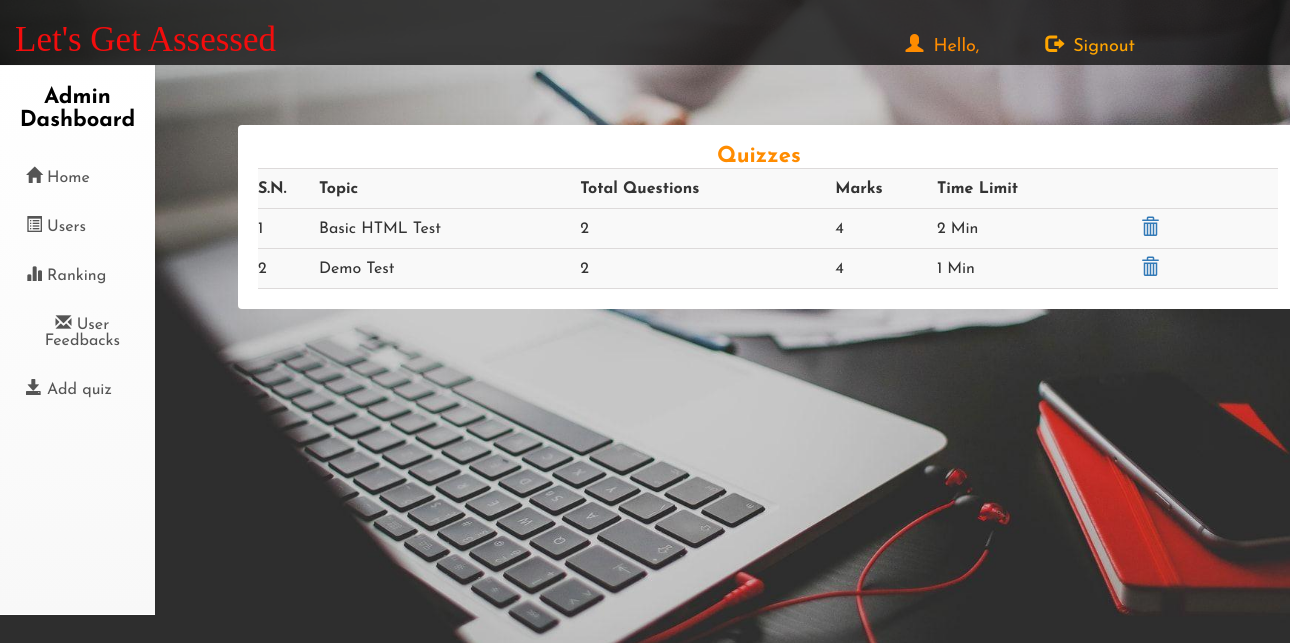
Page /adminpage.php (signed in) on the committed database.
### tables this page shows
CREATE TABLE `quiz` (
  `qid` varchar(15) NOT NULL,
  `topic` varchar(30) NOT NULL,
  `total que` int(5) NOT NULL,
  `marks` float NOT NULL,
  `time limit` int(30) NOT NULL,
  `Des` varchar(50) NOT NULL
);

### adminpage.php (the view, shortened to what this page needs)
<?php
$q=1;
?>
<?php
    include "dbconnection.php";
    $email=$_SESSION['email'];
    $password=$_SESSION['password'];
    $sql="SELECT `name` FROM `admin` WHERE `email` LIKE '$email' AND `password` LIKE '$password'";
    $result=$conn->query($sql);
    $name = $result->fetch_assoc()
?>
<!DOCTYPE html>
<html lang="en">
<head>
    <link rel="stylesheet" href="javascript and css/account.css">
    <link rel="stylesheet" href="https://maxcdn.bootstrapcdn.com/bootstrap/3.3.7/css/bootstrap.min.css">
</head>
<body style="background-image: url(images/bg2.jpg); background-repeat: no-repeat; background-attachment:fixed; background-size:cover;">
    <header>
        <span class="logo">Let's Get Assessed</span>
        <div class="nav">
            <span class="hello"><i class="glyphicon glyphicon-user" style="padding: 10px;"></i>Hello, <?php echo $name['name']; ?></span>
            <a href="index.php" style="color: orange; text-decoration: none;"><i class="glyphicon glyphicon-log-out" style="padding: 10px;"></i>Signout</a>
        </div>
    </header>
    <form class="dashboard" method="post">
        <ul>
            <li style="font-weight: 700;" class="title">Admin Dashboard</li>
            <li><button type="submit"defaultfocus class="btn2" name="button1" value="button1"><i class="glyphicon glyphicon-home"></i> Home</button></li>
            <li><button type="submit" class="btn2" name="button2" value="button2"><i class="glyphicon glyphicon-list-alt" data-toggle=""></i> Users</button></li>
            <li><button type="submit" class="btn2" name="button3" value="button3"><i class="glyphicon glyphicon-stats"></i> Ranking</button></li>
            <li><button type="submit" class="btn2" name="button4" value="button4"><i class="glyphicon glyphicon-envelope"></i> User Feedbacks</button></li>
            <li><button type="submit" class="btn2" name="button5" value="button5"><i class="glyphicon glyphicon-save"></i> Add quiz</button></li>
        </ul>
    </form>
    <div class="form">
       <?php if($q==1){?>
       <div class="formbox" id="test">
           <span class='head'>Quizzes</span>
           <table>
               <tr>
                   <th>S.N.</th>
                   <th>Topic</th>
                   <th>Total Questions</th>
                   <th>Marks</th>
                   <th>Time Limit</th>
                   <th></th>
               </tr>
               <?php
               include "dbconnection.php";
               $sql="SELECT * FROM quiz";
               $result=$conn->query($sql);
               $c=0;
               if ($result->num_rows > 0) {
                   while($row = $result->fetch_assoc()) {
                    $c++;
                ?>
                   <tr>
                      <td><?php echo $c?></td>
                      <td><?php echo $row['topic']; ?></td>
                      <td><?php echo $row['total que']; ?></td>
                      <td><?php echo $row['marks']; ?></td>
                      <td><?php echo $row['time limit']; ?> Min</td>
                      <td><a title="Remove Quiz" href="delete.php?qid=<?php echo $row['qid']?>"><i class="glyphicon glyphicon-trash"></i></a></td>
                  </tr>
                <?php
                } }
                ?>
           </table>
       </div>
       <?php } ?>
     </div>
</body>
</html>

### account.css (style rules this page uses)
* { margin: 0; border: 0; }
body { background-repeat: no-repeat; background-size:auto; width: auto; height: auto; height: 505px; overflow: auto; }
header { background-color: rgba(15, 15, 15, 0.781); height:65px; width: 100%; padding-bottom: 20px; }
.logo { display: inline-block; margin-top: 20px; font-family:'typo'; font-size:35px; color:rgb(243,13,13); margin:15px; }
.nav { display: inline-block; margin-left:45%; font: 18px 'Josefin Sans'; color:darkorange; }
.hello { margin: 20px; font-size: 18px; }
a { font: 18px 'Josefin Sans'; background:transparent; padding:5px 10px; top: 0; text-align: center; margin: 0px 20px; cursor: pointer; }
.dashboard { display: inline-block; margin: 0; padding:20px 0px; background-image: linear-gradient(to bottom,#fff 0,#f8f8f8 100%); width:12%; position: relative; height: 109%; border: 1px solid transparent; box-shadow: inset 0 1px 0 rgb(255 255 255 / 15%), 0 1px 5px rgb(0 0 0 / 8%); }
ul { align-items: center; color: #777; padding-left: 10px; float: left; }
.title { font-size: 22px; margin-right: 10px; text-align: center; color: black; margin-bottom: 20px; }
li { display: inline-block; font: 16px 'Josefin Sans'; text-align: center; color: #555; text-decoration: none; cursor: pointer; }
.btn2 { padding: 15px; background-color: transparent; outline: none; }
.form { min-height: 440px; width: 80%; margin-right:20px ; top: 0; float: right; right: 0; bottom: 0; left: 0; outline: 0; }
.formbox { display: inline-block; background-color: white; margin-top: 60px; width: 1060px; height: auto; border-radius: 4px; padding: 20px; }
.head { font: 22px 'Josefin Sans'; font-weight: bold; margin-left: 45%; color: darkorange; }
table { font: 16px 'Josefin Sans'; width: 100%; border: none; }
tr { height: 40px; background-color: #f9f9f9; }
th, td { background: transparent; padding: 10px; border-top: 1px solid rgb(221, 218, 218); border-bottom: 1px solid rgb(221, 218, 218); }
span { font-size: 15px; }

### rows in the picture
quiz: topic "Basic HTML Test", total que "2", marks "4", time limit "2"
quiz: topic "Demo Test", total que "2", marks "4", time limit "1"
